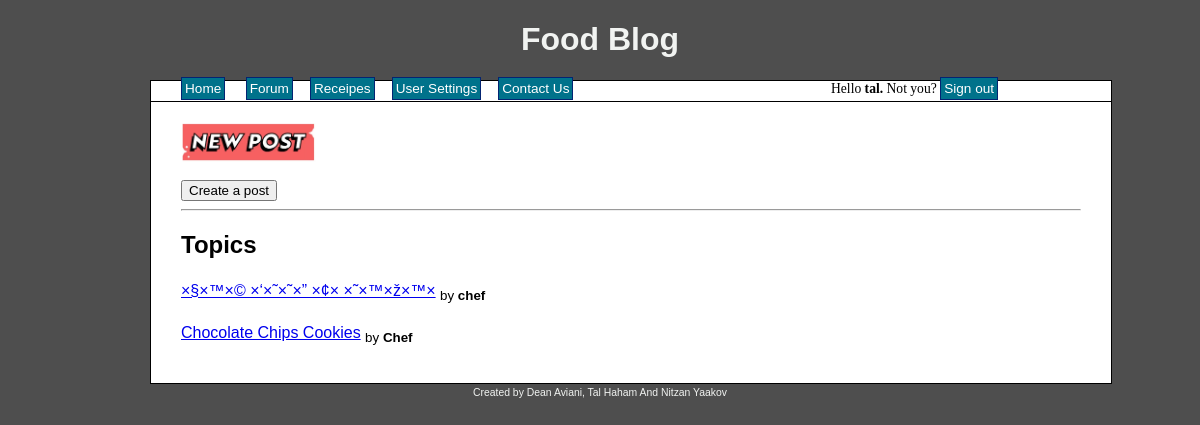
/?page=forum.php (signed in), run on the app's committed database.
### tables this page shows
CREATE TABLE `posting` (
  `id` int(11) NOT NULL,
  `poster` varchar(30) NOT NULL,
  `post_title` varchar(30) NOT NULL,
  `image` longblob NOT NULL,
  `filename` varchar(355) NOT NULL,
  `post_desc` text NOT NULL
);

### index.php (called while the page is built)
<?php
include 'header.php';
	if(empty($_GET['page']))
	    $page='home.php';
	else
		$page = $_GET['page'];
	require($page);
include 'footer.php';
?>

### forum.php (the view, shortened to what this page needs)
<!DOCTYPE html>
<html>
<head>
</head>
<body>
<img id='img_center' src='img/create_post.png' height='30%' width='15%'><br>
<button onclick="location.href='?page=create_post.php'" type="button">
         Create a post</button><hr>
	<?php
		include 'connection.php';
		$query = mysqli_query($conn, "SELECT id, post_title, poster FROM posting;");
		echo "<h2> Topics </h2>";
		while($data = mysqli_fetch_assoc($query)) {
			echo "<a href='?page=show_post.php&id=".$data["id"]."'>".$data["post_title"]."</a> <sub> by <b>".$data["poster"]."</b></sub><br><br>";
		}
	?>
</body>
</html>

### style.css (style rules this page uses)
body { background-color: #4E4E4E; text-align: center; }

### forum.php (style rules this page uses)
#img_center { display: block; margin-right: auto; }

### data on the page
posting: post_title "×§×™×© ×‘×˜×˜×” ×¢× ×˜×™×ž×™×", poster "chef"
posting: post_title "Chocolate Chips Cookies", poster "Chef"

### other printed values
$_SESSION["username"] "tal"
